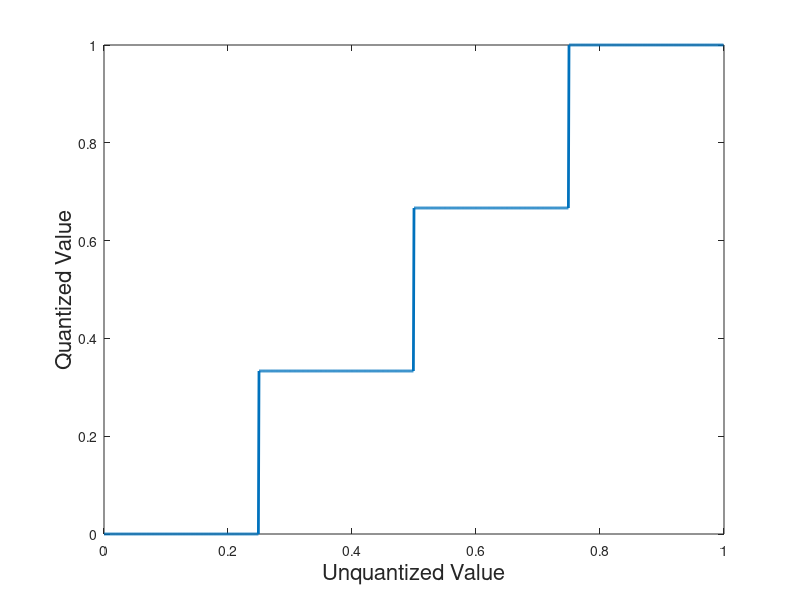

This figure's MATLAB source:
% 
% close all
% x = -1:.01:1;
% y = x.^2;
% y_b = round(x.^2*2)/2;
% 
% plot(x,y,'lineWidth', 3)
% hold on
% plot(x,y_b,'lineWidth', 3)
% set(gcf, 'color','w')
% title('Cost Function with Respect to Weights','fontSize',18)
% ylabel('Cost Function','fontSize',18)
% xlabel('Weight Value','fontSize',18)
% h = legend('Cost function with repsect to unquantized weights', 'Cost function with respect to quantized weights');
% set(h,'FontSize',16);
% xt = get(gca, 'XTick');
% set(gca, 'FontSize', 16)
% yt = get(gca, 'YTick');
% set(gca, 'FontSize', 16)

q = 2;
x = 0:.001:.999;
y = floor(x*2^q)/(2^q-1);
plot(x,y,'lineWidth',2)
xlabel('Unquantized Value','fontSize',16)
ylabel('Quantized Value','fontSize',16)
set(gcf,'color','w')